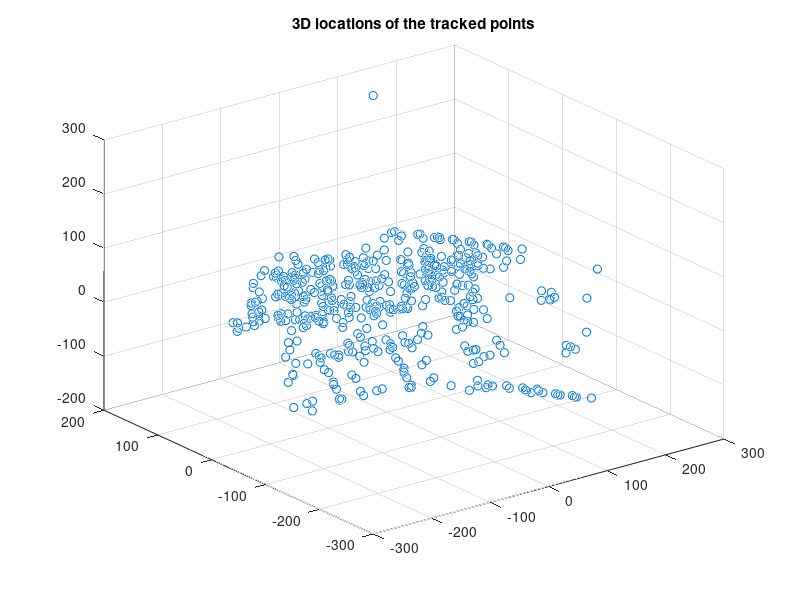
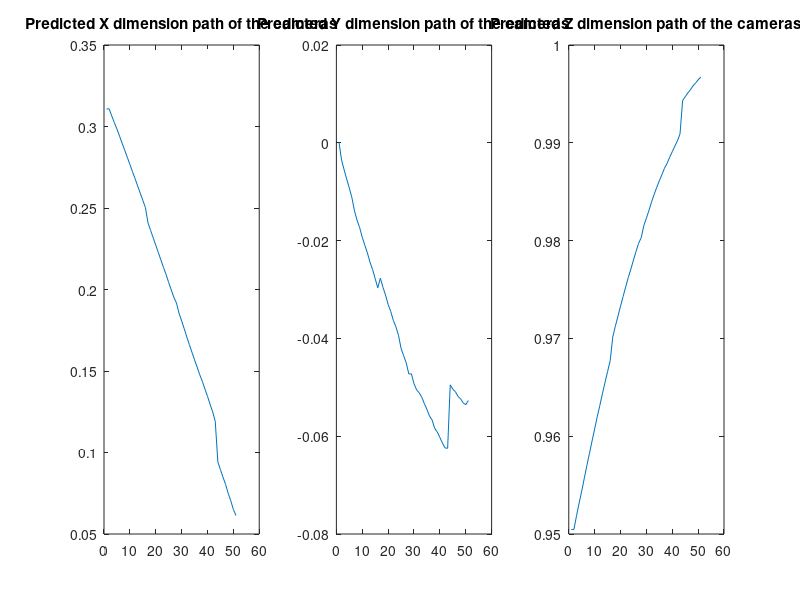

MATLAB code for these plots, in order:
%% ECE549 HW3
%% fwu11
%% Question 4 Affine Structure from Motion
load('tracked_points.mat');
[m,n] = size(Xs);

% for each image subtract the mean of all features
x_hat = bsxfun(@minus,Xs,mean(Xs,2));
y_hat = bsxfun(@minus,Ys,mean(Ys,2));

% construct D matrix
D = zeros(2*m,n);
D(1:2:end,:) = x_hat;
D(2:2:end,:) = y_hat;

% factorize D
[U,W,V] = svd(D);
U_3 = U(:,1:3);
V_3 = V(:,1:3);
W_3 = W(1:3,1:3);

% motion and shape matrices
A = U_3*sqrt(W_3);
X = sqrt(W_3)*V_3';

% eliminate affine ambiguity
% construct the matrix similar to the system of equations in 8-point algorithm
% the system of equations has 3*m rows
M = zeros(3*m,9);
b = zeros(3*m,1);
for i = 1:m
    a1 = A(2*i-1,:);
    a2 = A(2*i,:);
    M(3*i-2,:) = [a1(1)*a1(1) a1(1)*a1(2) a1(1)*a1(3) a1(2)*a1(1) a1(2)*a1(2) a1(2)*a1(3) a1(3)*a1(1) a1(3)*a1(2) a1(3)*a1(3)];
    M(3*i-1,:) = [a2(1)*a2(1) a2(1)*a2(2) a2(1)*a2(3) a2(2)*a2(1) a2(2)*a2(2) a2(2)*a2(3) a2(3)*a2(1) a2(3)*a2(2) a2(3)*a2(3)];
    M(3*i,:) = [a1(1)*a2(1) a1(1)*a2(2) a1(1)*a2(3) a1(2)*a2(1) a1(2)*a2(2) a1(2)*a2(3) a1(3)*a2(1) a1(3)*a2(2) a1(3)*a2(3)];
    b(3*i-2) = 1;
    b(3*i-1) = 1;
    b(3*i) = 0;
end

% solve L by least squares
L = M\b;
L = reshape(L,[3 3])';

%solve Q by Cholesky decomposition
Q = chol(L);
A = A*Q;
X = Q\X;

% calculate the camera position for each frame
A_i = A(1:2:end,:);
A_j = A(2:2:end,:);
K = cross(A_i,A_j,2);
K = bsxfun(@rdivide,K,sqrt(K(:,1).^2 + K(:,2).^2 + K(:,3).^2));

figure
scatter3(X(1,:),X(2,:),X(3,:),'b.');
title('3D locations of the tracked points')

figure
subplot(1,3,1); plot(1:m,K(:,1)); title('Predicted X dimension path of the cameras');
subplot(1,3,2); plot(1:m,K(:,2)); title('Predicted Y dimension path of the cameras');
subplot(1,3,3);plot(1:m,K(:,3)); title('Predicted Z dimension path of the cameras');